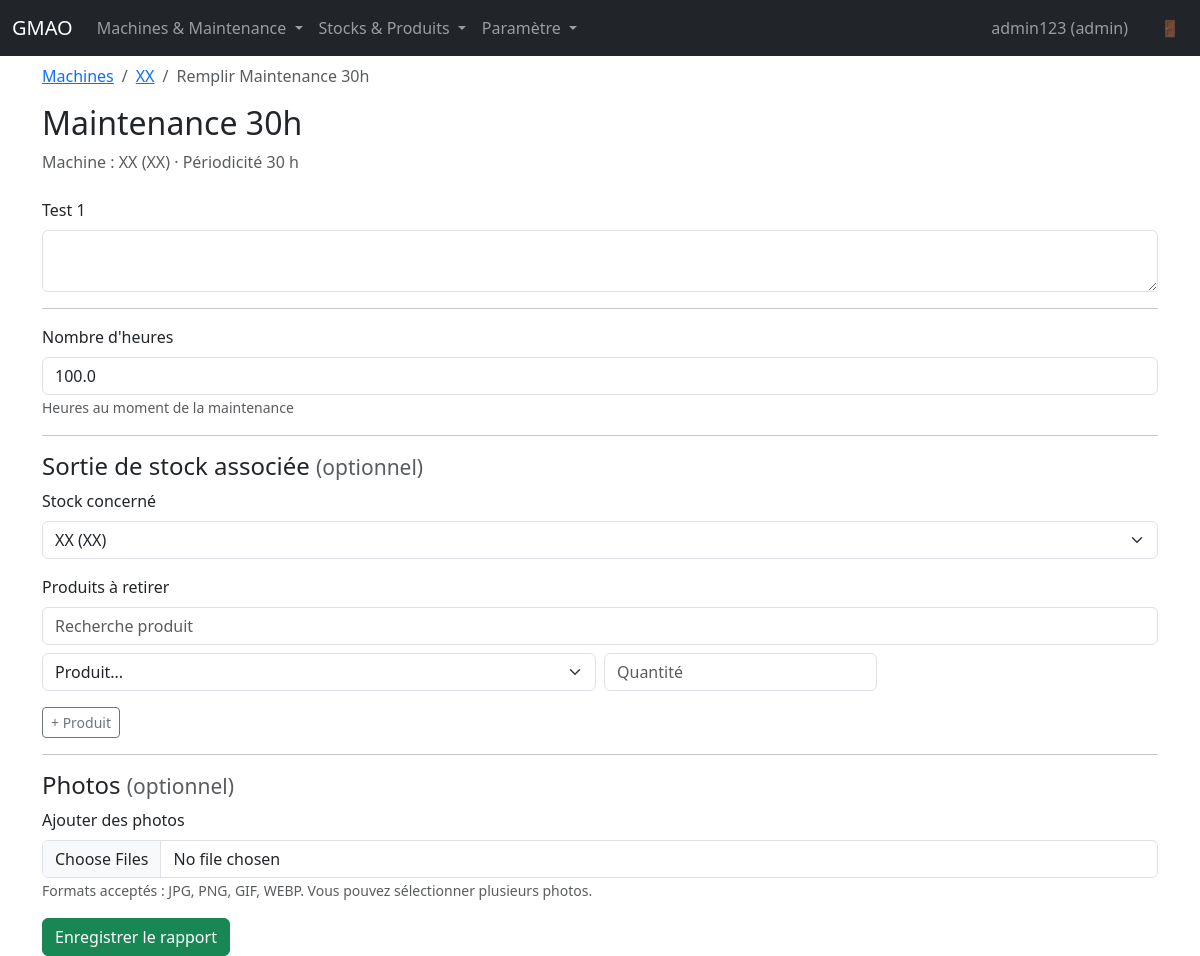
The app's page /machines/3/maintenance/1/fill (signed in) with its own data.
### app.py (models this page shows, shortened)
class User(UserMixin, db.Model):
    id = db.Column(db.Integer, primary_key=True)
    username = db.Column(db.String(80), unique=True, nullable=False)
    password_hash = db.Column(db.String(255), nullable=False)
    user_type = db.Column(db.String(20), nullable=False)

class Machine(db.Model):
    id = db.Column(db.Integer, primary_key=True)
    name = db.Column(db.String(120), nullable=False)
    code = db.Column(db.String(50), unique=True, nullable=False)
    parent_id = db.Column(db.Integer, db.ForeignKey("machine.id"))
    hour_counter_enabled = db.Column(db.Boolean, default=False)
    hours = db.Column(db.Float, default=0.0)
    counter_unit = db.Column(db.String(20), nullable=True)  # Unité du compteur (h, cycles, anneaux, etc.)
    stock_id = db.Column(db.Integer, db.ForeignKey("stock.id"), nullable=True)  # Stock associé par défaut
    parent = db.relationship("Machine", remote_side=[id], backref="children")
    stock = db.relationship("Stock")
    counters = db.relationship("Counter", back_populates="machine", cascade="all, delete-orphan")

class PreventiveReport(db.Model):
    id = db.Column(db.Integer, primary_key=True)
    name = db.Column(db.String(150), nullable=False)
    machine_id = db.Column(db.Integer, db.ForeignKey("machine.id"), nullable=False)
    counter_id = db.Column(db.Integer, db.ForeignKey("counter.id"), nullable=True)  # Pour les machines racines avec plusieurs compteurs
    periodicity = db.Column(db.Integer, nullable=False)
    machine = db.relationship("Machine", backref="preventive_reports")
    counter = db.relationship("Counter", backref="preventive_reports")
    components = db.relationship(
        "PreventiveComponent",
        back_populates="report",
        cascade="all, delete-orphan",
        order_by="PreventiveComponent.id",
    )

class PreventiveComponent(db.Model):
    id = db.Column(db.Integer, primary_key=True)
    report_id = db.Column(db.Integer, db.ForeignKey("preventive_report.id"), nullable=False)
    label = db.Column(db.String(150), nullable=False)
    field_type = db.Column(db.String(20), nullable=False)
    report = db.relationship("PreventiveReport", back_populates="components")

### app.py (the view, shortened to what this page needs)
@app.route("/machines/<int:machine_id>/maintenance/<int:report_id>/fill", methods=["GET", "POST"])
@admin_or_technician_required
def fill_maintenance(machine_id, report_id):
    machine = Machine.query.get_or_404(machine_id)
    report = PreventiveReport.query.filter_by(id=report_id, machine_id=machine_id).first_or_404()
    if not machine.hour_counter_enabled:
        flash("Seules les machines avec compteur horaire peuvent avoir des plans de maintenance préventive", "danger")
        return redirect(url_for("machine_detail", machine_id=machine_id))
    stocks = Stock.query.order_by(Stock.name).all()
    products = Product.query.order_by(Product.name).all()
    default_stock_id = None
    if machine.stock_id:
        default_stock_id = machine.stock_id
    elif stocks:
        default_stock_id = stocks[0].id
    if not report.components:
        flash("Le modèle sélectionné ne contient aucun élément", "danger")
        return redirect(url_for("machine_detail", machine_id=machine.id))
    return render_template(
        "maintenance_fill.html",
        machine=machine,
        report=report,
        stocks=stocks,
        products=products,
        default_stock_id=default_stock_id,
    )

### app.py (called while the page is built)
@login_manager.user_loader
def load_user(user_id):
    return User.query.get(int(user_id))

def admin_or_technician_required(f):
    @wraps(f)
    @login_required
    def decorated_function(*args, **kwargs):
        if current_user.user_type not in ["admin", "technicien"]:
            flash("Accès refusé : cette fonctionnalité est réservée aux administrateurs et techniciens.", "danger")
            return redirect(url_for("index"))
        return f(*args, **kwargs)
    return decorated_function

@app.context_processor
def inject_now():
    return {"now": dt.datetime.utcnow()}

### templates/maintenance_fill.html (shortened to what this page needs)
{% extends "base.html" %}
{% block content %}
<nav aria-label="breadcrumb">
  <ol class="breadcrumb">
    <li class="breadcrumb-item"><a href="{{ url_for('machines') }}">Machines</a></li>
    <li class="breadcrumb-item"><a href="{{ url_for('machine_detail', machine_id=machine.id) }}">{{ machine.name }}</a></li>
    {% if is_edit %}
    <li class="breadcrumb-item"><a href="{{ url_for('maintenance_entry_detail', entry_id=entry.id) }}">Rapport</a></li>
    <li class="breadcrumb-item active" aria-current="page">Modifier {{ report.name }}</li>
    {% else %}
    <li class="breadcrumb-item active" aria-current="page">Remplir {{ report.name }}</li>
    {% endif %}
  </ol>
</nav>
<h2>{{ report.name }}</h2>
<p class="text-muted">Machine : {{ machine.name }} ({{ machine.code }}) · Périodicité {{ report.periodicity }} h</p>
<form method="post" class="mt-4" id="maintenanceFillForm" enctype="multipart/form-data">
  {% for component in report.components %}
  <div class="mb-3">
    <label class="form-label">{{ component.label }}</label>
    {% set existing_value = existing_values.get(component.id) if existing_values else None %}
    {% if component.field_type == "number" %}
    <input class="form-control" type="number" step="0.01" name="component_{{ component.id }}" value="{% if existing_value %}{{ existing_value.value_number }}{% endif %}" required />
    {% elif component.field_type == "text" %}
    <textarea class="form-control" name="component_{{ component.id }}" rows="2" required>{% if existing_value %}{{ existing_value.value_text }}{% endif %}</textarea>
    {% endif %}
  </div>
  {% endfor %}
  <hr />
  <div class="mb-3">
    <label class="form-label">Nombre d'heures</label>
    <input class="form-control" type="number" step="0.1" min="0" name="performed_hours"
           value="{% if is_edit and entry and entry.performed_hours %}{{ entry.performed_hours }}{% elif machine.hours %}{{ machine.hours }}{% endif %}"
           placeholder="Nombre d'heures de la maintenance" />
    <small class="form-text text-muted">Heures au moment de la maintenance</small>
  </div>
  <hr />
  <h4>Sortie de stock associée <small class="text-muted">(optionnel)</small></h4>
  {% if stocks %}
  <div class="mb-3">
    <label class="form-label">Stock concerné</label>
    <select class="form-select" name="stock_id">
      {% for stock in stocks %}
      <option value="{{ stock.id }}" {% if (is_edit and entry.stock_id == stock.id) or (not is_edit and default_stock_id and stock.id == default_stock_id) %}selected{% endif %}>{{ stock.name }} ({{ stock.code }})</option>
      {% endfor %}
    </select>
  </div>
  <div class="mb-3">
    <label class="form-label">Produits à retirer</label>
    <input class="form-control mb-2" type="text" placeholder="Recherche produit" id="stockProductSearch" />
    <div id="stockProductRows">
      <div class="row g-2 mb-2 stock-product-row">
        <div class="col-md-6">
          <select class="form-select stock-product-select" name="stock_product_id">
            <option value="">Produit...</option>
          </select>
        </div>
        <div class="col-md-3">
          <input class="form-control" type="number" min="1" step="1" name="stock_product_qty" placeholder="Quantité" />
        </div>
        <div class="col-md-3">
        </div>
      </div>
    </div>
    <button class="btn btn-outline-secondary btn-sm mt-2" type="button" id="addStockProduct">+ Produit</button>
  </div>
  {% else %}
  <div class="alert alert-info">
    Aucun stock disponible. La sortie de stock est optionnelle, vous pouvez enregistrer le rapport sans.
  </div>
  {% endif %}
  <hr />
  <h4>Photos <small class="text-muted">(optionnel)</small></h4>
  <div class="mb-3">
    <label class="form-label">Ajouter des photos</label>
    <input class="form-control" type="file" name="photos" multiple accept="image/*" />
    <small class="form-text text-muted">Formats acceptés : JPG, PNG, GIF, WEBP. Vous pouvez sélectionner plusieurs photos.</small>
  </div>
  <button class="btn btn-success">{% if is_edit %}Modifier le rapport{% else %}Enregistrer le rapport{% endif %}</button>
</form>
{% endblock %}

### templates/base.html (shortened to what this page needs)
<!doctype html>
<html lang="fr">
  <head>
    <link
      href="https://cdn.jsdelivr.net/npm/bootstrap@5.3.3/dist/css/bootstrap.min.css"
      rel="stylesheet"
    />
  </head>
  <body>
    <nav class="navbar navbar-expand-lg navbar-dark bg-dark fixed-top">
      <div class="container-fluid">
        <a class="navbar-brand" href="{{ url_for('index') }}">GMAO</a>
        <div class="collapse navbar-collapse" id="navbarNav">
          {% if current_user.is_authenticated %}
          <ul class="navbar-nav me-auto">
            <li class="nav-item dropdown">
              <a class="nav-link dropdown-toggle" href="#" id="navbarDropdown2" role="button" data-bs-toggle="dropdown" aria-expanded="false">
                Machines & Maintenance
              </a>
            </li>
            <li class="nav-item dropdown">
              <a class="nav-link dropdown-toggle" href="#" id="navbarDropdown3" role="button" data-bs-toggle="dropdown" aria-expanded="false">
                Stocks & Produits
              </a>
            </li>
            {% if current_user.user_type == 'admin' %}
            <li class="nav-item dropdown">
              <a class="nav-link dropdown-toggle" href="#" id="navbarDropdownParams" role="button" data-bs-toggle="dropdown" aria-expanded="false">
                Paramètre
              </a>
            </li>
            {% endif %}
          </ul>
          <ul class="navbar-nav">
            <li class="nav-item">
              <span class="nav-link me-3" style="cursor: default;">{{ current_user.username }} ({{ current_user.user_type }})</span>
            </li>
            <li class="nav-item">
              <a class="nav-link" href="{{ url_for('logout') }}" title="Déconnexion">🚪</a>
            </li>
          </ul>
          {% else %}
          <ul class="navbar-nav ms-auto">
            <li class="nav-item">
              <a class="nav-link" href="{{ url_for('login') }}">Connexion</a>
            </li>
          </ul>
          {% endif %}
        </div>
      </div>
    </nav>
    <main class="container">
      {% block content %}{% endblock %}
    </main>
  </body>
</html>

### templates/base.html (style rules this page uses)
body { padding-top: 4rem; }

### records on screen
User: username "admin123", user_type "admin"
Machine: name "XX", code "XX", performed_hours "100.0"
PreventiveReport: name "Maintenance 30h", periodicity "30"
PreventiveComponent: label "Test 1"

### other values on screen
form field stock_id "XX (XX)"
